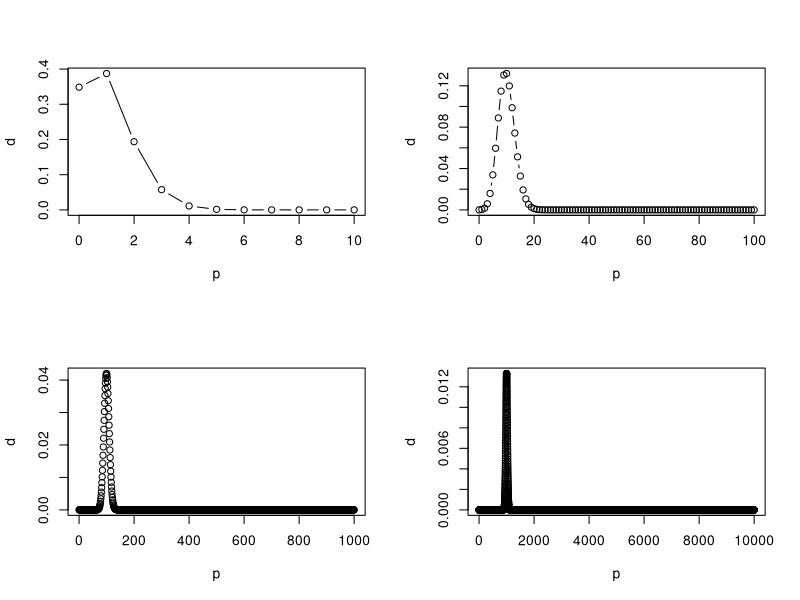
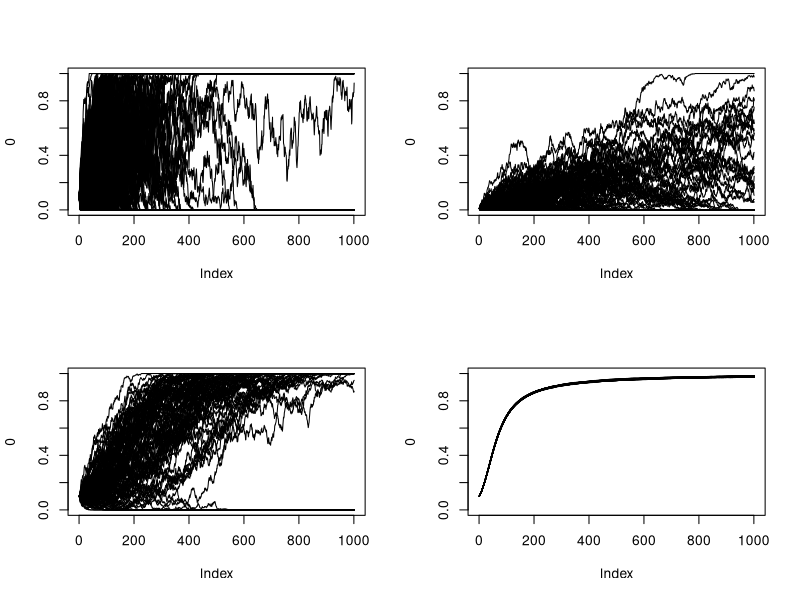

Generate these figures, in order, with R:
# Q2 2N=100, f0=10/100=0.1

# a) f1=f0=0.1
dbinom(x=10,size=100,prob=0.1)

# b)f1=0
dbinom(x=0,size=100,prob=0.1)

# c)f1=1
dbinom(x=100,size=100,prob=0.1)

# d)f1<f0
pbinom(9,size=100,prob=0.1)

# e)f1>f0
1-pbinom(10,size=100,prob=0.1)

# Q3 plot prob distribution of Plot the probability distribution on the allele 
#frequency for a current allele frequency f=0.1 and 2N=10, 2N=100, 2N=1000 
#and 2N=10000. What is the effect of population size?
par(mfrow=c(2,2))
for(twoN in c(10, 100, 1000, 10000)){
  p <- 0:twoN
  d <- dbinom(p, size = twoN, prob = 0.1)
  plot(p, d, type = 'b')
}

# Simulating neutral allele frequency trajectories

# Q4 write a function simulateWF() that simulates a Wright-Fisher allele 
# frequency trajectory. The function should take the following arguments: 
  # initial allele frequency (f), 
  # population size (2N), 
  # number of generations (G). 
# The function should return the allele frequency (between 0 and 1) for each generation as a vector.
simulateWF <- function (twoN, f, G) {
  p <- numeric(G+1)
  p[1] <- f
  for(i in 1:G){
    p[i+1] <- rbinom(1, size = twoN, prob = p[i])/twoN
  }
  return(p)
}

# Q5 use the function simulateWF() to simulate 1000 trajectories with:
    # 2N=100 and f=0.1 for G= 1000 
  # and plot the results
trajectories <- replicate(1000, simulateWF(twoN = 100, f = 0.1, G = 1000))
plot(0, type='n', ylim=c(0,1), xlim=c(0, nrow(trajectories)))
invisible(apply(trajectories, 2, lines, type='l'))

print(paste("Allele was lost in", sum(trajectories[1000,] == 0), "/", ncol(trajectories), "cases."))


# Q6 Use your function simulateWF() to study fixation probability of a new 
# mutation under different population sizes (G) (ensure G is large enough).
twoN=100
trajectories <- replicate(1000, simulateWF(twoN = 1000, f = 1/twoN, G = 1000))
plot(0, type='n', ylim=c(0,1), xlim=c(0, nrow(trajectories)))
invisible(apply(trajectories, 2, lines, type='l'))

print(paste("Allele was fixed in", sum(trajectories[1000,] == 1), "/", ncol(trajectories), "cases."))

# Simulating selection and genetic drift

# Q7 Write a function simulateWFWithSelection() that simulates allele trajectories under both genetic drift and 
# viability selection. Similar to your function simulateWF() you wrote above, it should take as input:
    #i) the population size 2N, 
    #ii) the initial allele frequency f, 
    #iii) the number G of generations to simulate and 
    #iv) also a vector v of viabilities for the genotypes AA, Aa and aa.
# It should then return the allele frequency (between 0 and 1) for each generation as a vector. 
# In each generation, your function should apply selection to alter the allele frequency,
# and then use binomial sampling to simulate genetic drift in that modified allele frequency.
simulateWFWithSelection <- function(twoN, f, G, v){
  p <- numeric(G + 1)
  p[1] <- f
  for(i in 1:G){
    # selection
    fA <- p[i]
    fa <- 1-fA
    fPrime <- (v[1]*fA*fA + v[2]*fA*fa)/(v[1]*fA*fA + v[2]*2*fA*fa + v[3]*fa*fa);
    # drift
    p[i+1] <- rbinom(1, size = twoN, prob = fPrime) / twoN
  }
  return(p)
}

# Q8 Use your function simulateWFWithSelection() to simulate 1000 trajectories with:
    # 2N=100,  
    #f=0.1  
    # genic selection with viabilities v=(1,1−s,(1−s)2) for G=1000 and plot them in one plot. 
# Start with s=0.01. 
s <- 0.01
trajectories <- replicate(100, simulateWFWithSelection(twoN = 1000, f = 0.1, G = 1000, v=c(1,1-s,(1-s)^2)))
plot(0, type='n', ylim=c(0,1), xlim=c(0, nrow(trajectories)))
invisible(apply(trajectories, 2, lines, type='l'))
print(paste("Allele was fixed in", sum(trajectories[1000,] == 1), "/", ncol(trajectories), "cases."))

# Q9 Set 2N=10^6 and dominant v=(1,1,1−s) with s=0.05.
s <- 0.05
trajectories <- replicate(100, simulateWFWithSelection(twoN = 10^6, f = 0.1, G = 1000, v=c(1,1,1-s)))
plot(0, type='n', ylim=c(0,1), xlim=c(0, nrow(trajectories)))
invisible(apply(trajectories, 2, lines, type='l'))
print(paste("Allele was fixed in", sum(trajectories[1000,] == 1), "/", ncol(trajectories), "cases."))
